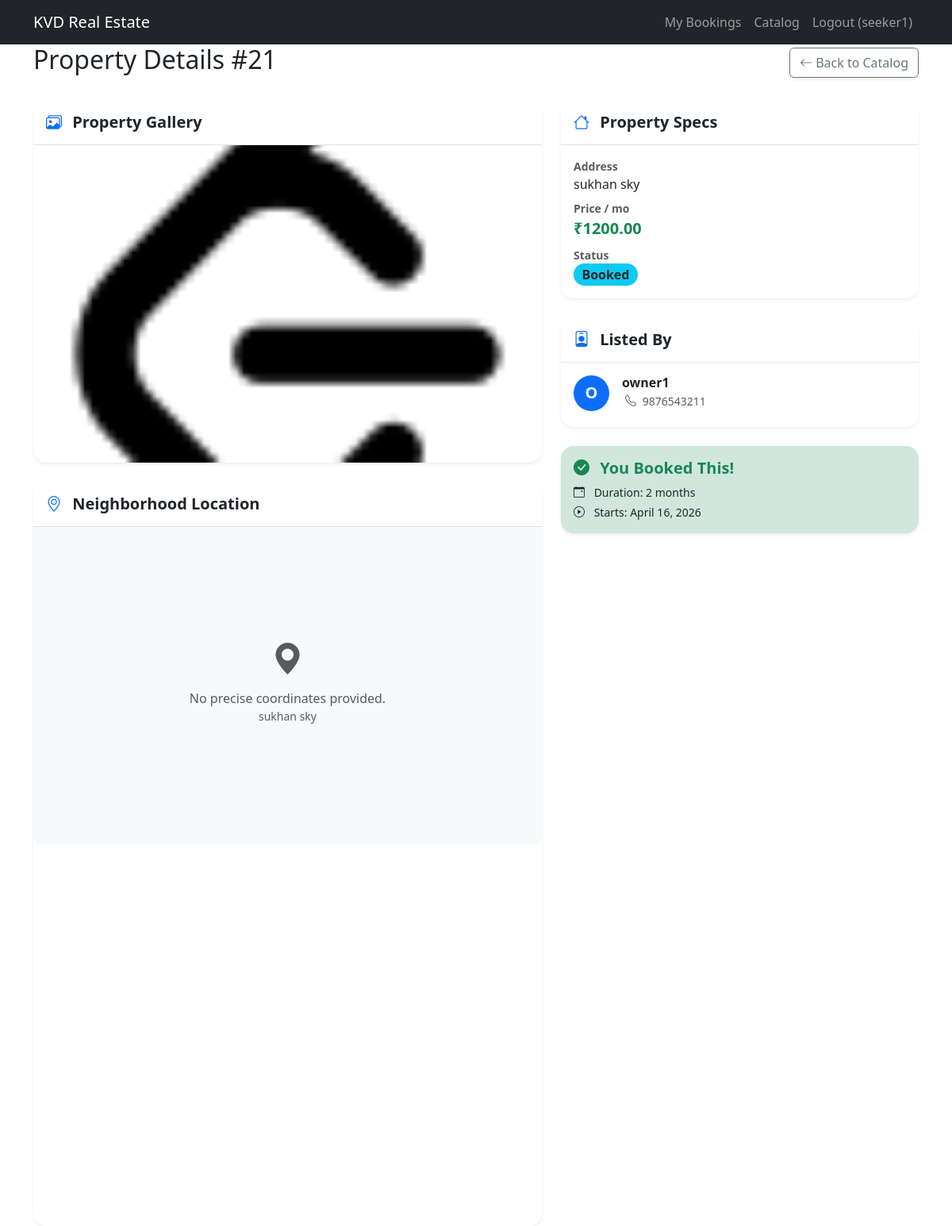
The app's page /property/21/seeker-detail/ (signed in) with its own data.
### real_estate_app/models.py (models this page shows, shortened)
class User(AbstractUser):
    phone_regex = RegexValidator(regex=r'^\+?1?\d{9,15}$', message="Phone number must be entered in the format: '+999999999'. Up to 15 digits allowed.")
    phone_number = models.CharField(validators=[phone_regex], max_length=17, blank=True)
    pincode_regex = RegexValidator(regex=r'^[1-9][0-9]{5}$', message="Please enter a valid 6-digit Indian pincode.")
    pincode = models.CharField(validators=[pincode_regex], max_length=6, blank=True)
    kyc_status = models.BooleanField(default=False)
    is_admin = models.BooleanField(default=False)
    is_owner = models.BooleanField(default=False)
    is_seeker = models.BooleanField(default=False)

class Property(models.Model):
    STATUS_CHOICES = (
        ('Pending', 'Pending'),
        ('Live', 'Live'),
        ('Booked', 'Booked'),
        ('Rejected', 'Rejected'),
    )
    property_id = models.AutoField(primary_key=True)
    owner = models.ForeignKey(User, on_delete=models.CASCADE, related_name='properties')
    address = models.TextField()
    latitude = models.FloatField(blank=True, null=True)
    longitude = models.FloatField(blank=True, null=True)
    price = models.DecimalField(max_digits=10, decimal_places=2)
    photo = models.ImageField(upload_to='property_photos/', blank=True, null=True)
    status = models.CharField(max_length=10, choices=STATUS_CHOICES, default='Pending')

class Booking(models.Model):
    PAYMENT_STATUS_CHOICES = (
        ('Pending', 'Pending'),
        ('Paid', 'Paid'),
        ('Overdue', 'Overdue'),
    )
    booking_id = models.AutoField(primary_key=True)
    property = models.ForeignKey(Property, on_delete=models.CASCADE, related_name='bookings')
    seeker = models.ForeignKey(User, on_delete=models.CASCADE, related_name='bookings')
    start_date = models.DateField()
    duration_months = models.IntegerField()
    total_amount = models.DecimalField(max_digits=10, decimal_places=2)
    payment_status = models.CharField(max_length=10, choices=PAYMENT_STATUS_CHOICES, default='Pending')

### real_estate_app/views.py (the view, shortened to what this page needs)
# urls.py: path('property/<int:property_id>/seeker-detail/', views.seeker_property_detail, name='seeker_property_detail'),
@login_required
def seeker_property_detail(request, property_id):
    if not request.user.is_seeker:
        return redirect('dashboard')
    property_obj = get_object_or_404(Property, property_id=property_id)
    form = BookingForm()
    return render(request, 'real_estate_app/seeker_property_detail.html', {'property': property_obj, 'form': form})

### templates/real_estate_app/seeker_property_detail.html (shortened to what this page needs)
{% extends 'base.html' %}
{% block extra_head %}
<link rel="stylesheet" href="https://unpkg.com/leaflet@1.9.4/dist/leaflet.css"/>
{% endblock %}
{% block content %}
<div class="d-flex justify-content-between align-items-center mb-4">
    <h2>Property Details #{{ property.property_id }}</h2>
    <a href="{% url 'property_catalog' %}" class="btn btn-outline-secondary shadow-sm"><i class="bi bi-arrow-left"></i> Back to Catalog</a>
</div>
<div class="row g-4 mb-5">
    <div class="col-md-7">
        {% if property.images.all or property.photo %}
        <div class="card border-0 shadow-sm rounded-4 mb-4">
            <div class="card-header bg-white border-bottom py-3">
                <h5 class="mb-0 fw-bold"><i class="bi bi-images text-primary me-2"></i> Property Gallery</h5>
            </div>
            <div class="card-body p-0">
                <div id="propertyCarousel" class="carousel slide" data-bs-ride="carousel">
                    <div class="carousel-inner">
                        {% if property.photo %}
                        <div class="carousel-item active">
                            <img src="{{ property.photo.url }}" class="d-block w-100" alt="Main Photo">
                        </div>
                        {% endif %}
                    </div>
                </div>
            </div>
        </div>
        {% endif %}
        <div class="card border-0 shadow-sm rounded-4 h-100">
            <div class="card-header bg-white border-bottom py-3">
                <h5 class="mb-0 fw-bold"><i class="bi bi-geo-alt text-primary me-2"></i> Neighborhood Location</h5>
            </div>
            <div class="card-body p-0">
                {% if property.latitude and property.longitude %}
                <div id="propertyMap"></div>
                {% else %}
                <div class="d-flex align-items-center justify-content-center bg-light text-muted" style="height: 400px; border-radius: 0 0 8px 8px;">
                    <div class="text-center">
                        <i class="bi bi-geo-alt-fill fs-1 d-block mb-2"></i>
                        <p class="mb-0">No precise coordinates provided.</p>
                        <p class="small">{{ property.address }}</p>
                    </div>
                </div>
                {% endif %}
            </div>
        </div>
    </div>
    <div class="col-md-5">
        <div class="card border-0 shadow-sm rounded-4 mb-4">
            <div class="card-header bg-white border-bottom py-3">
                <h5 class="mb-0 fw-bold"><i class="bi bi-house text-primary me-2"></i> Property Specs</h5>
            </div>
            <div class="card-body">
                <p class="mb-2"><span class="fw-bold text-muted small d-block">Address</span> {{ property.address }}</p>
                <p class="mb-2"><span class="fw-bold text-muted small d-block">Price / mo</span> <span class="text-success fw-bold fs-5">₹{{ property.price }}</span></p>
                <p class="mb-0"><span class="fw-bold text-muted small d-block">Status</span>
                    <span class="badge rounded-pill {% if property.status == 'Pending' %}bg-warning text-dark{% elif property.status == 'Live' %}bg-success{% elif property.status == 'Rejected' %}bg-danger{% elif property.status == 'Booked' %}bg-info text-dark{% else %}bg-secondary{% endif %} fs-6">
                        {{ property.status }}
                    </span>
                </p>
            </div>
        </div>
        <div class="card border-0 shadow-sm rounded-4 mb-4">
            <div class="card-header bg-white border-bottom py-3">
                <h5 class="mb-0 fw-bold"><i class="bi bi-person-badge text-primary me-2"></i> Listed By</h5>
            </div>
            <div class="card-body py-3">
                <div class="d-flex align-items-center mb-1">
                    <div class="bg-primary text-white rounded-circle d-flex align-items-center justify-content-center fw-bold fs-5 me-3 shadow-sm" style="width: 45px; height: 45px;">
                        {{ property.owner.username|make_list|first|upper }}
                    </div>
                    <div>
                        <h6 class="mb-0 fw-bold">{% if property.owner.first_name %}{{ property.owner.first_name }} {{ property.owner.last_name }}{% else %}{{ property.owner.username }}{% endif %}</h6>
                        <span class="text-muted small"><i class="bi bi-telephone ms-1 me-1"></i> {{ property.owner.phone_number }}</span>
                    </div>
                </div>
            </div>
        </div>
        {% if property.status == 'Live' %}
        <div class="card border-0 shadow-sm rounded-4 mt-4">
            <div class="card-header bg-white border-bottom py-3">
                <h5 class="mb-0 fw-bold"><i class="bi bi-calendar-check text-primary me-2"></i> Book This Property</h5>
            </div>
            <div class="card-body">
                <form method="post" action="{% url 'seeker_property_detail' property.property_id %}">
                    {% csrf_token %}
                    {% for field in form %}
                    <div class="mb-3">
                        <label for="{{ field.id_for_label }}" class="form-label fw-bold">{{ field.label }}</label>
                        {{ field }}
                        {% if field.help_text %}
                        <div class="form-text">{{ field.help_text }}</div>
                        {% endif %}
                        {% for error in field.errors %}
                        <div class="text-danger small">{{ error }}</div>
                        {% endfor %}
                    </div>
                    {% endfor %}
                    <div class="alert alert-light mt-4 mb-3 border shadow-sm">
                        <h6 class="fw-bold text-secondary mb-3 border-bottom pb-2" style="font-size: 0.9rem;">Price Breakdown</h6>
                        <div class="d-flex justify-content-between mb-2 small">
                            <span class="text-muted">Security Deposit</span>
                            <span class="fw-bold text-dark" id="calcDeposit">₹--</span>
                        </div>
                        <div class="d-flex justify-content-between mb-2 small">
                            <span class="text-muted">Rent (<span id="calcMonths">0</span> months)</span>
                            <span class="fw-bold text-dark" id="calcRent">₹--</span>
                        </div>
                        <hr class="my-2 opacity-25">
                        <div class="d-flex justify-content-between align-items-center mt-2">
                            <span class="fw-bold text-dark">Total Amount</span>
                            <span class="fs-5 fw-bold text-primary" id="dynamicPayable">₹--</span>
                        </div>
                    </div>
                    <button type="submit" class="btn btn-primary btn-lg w-100 fw-bold shadow-sm">
                        <i class="bi bi-credit-card me-2"></i> Confirm Booking
                    </button>
                    <div class="form-text text-muted text-center mt-2 small">
                        <i class="bi bi-lock-fill"></i> Secure payment integration
                    </div>
                </form>
            </div>
        </div>
        {% elif property.status == 'Booked' %}
            {% with booking=property.bookings.first %}
                {% if booking and booking.seeker == request.user %}
                <div class="alert alert-success shadow-sm border-0 mt-4 rounded-4 py-3">
                    <h5 class="fw-bold text-success mb-2"><i class="bi bi-check-circle-fill me-2"></i> You Booked This!</h5>
                    <p class="mb-1 text-dark small"><i class="bi bi-calendar-event me-2"></i> Duration: {{ booking.duration_months }} months</p>
                    <p class="mb-0 text-dark small"><i class="bi bi-play-circle me-2"></i> Starts: {{ booking.start_date }}</p>
                </div>
                {% else %}
                <div class="alert alert-info shadow-sm border-0 mt-4 rounded-4">
                    <i class="bi bi-info-circle-fill me-2"></i> This property is currently booked by someone else.
                </div>
                {% endif %}
            {% endwith %}
        {% endif %}
    </div>
</div>
{% endblock %}

### templates/base.html (shortened to what this page needs)
{% load sass_tags %}
<!DOCTYPE html>
<html lang="en">
<head>
    <link href="https://cdn.jsdelivr.net/npm/bootstrap@5.3.0/dist/css/bootstrap.min.css" rel="stylesheet">
    <link rel="stylesheet" href="https://cdn.jsdelivr.net/npm/bootstrap-icons@1.10.5/font/bootstrap-icons.css">
    <link href="{% sass_src 'scss/styles.scss' %}" rel="stylesheet" type="text/css" />
    {% block extra_head %}{% endblock %}
</head>
<body>
    <nav class="navbar navbar-expand-lg navbar-dark bg-dark">
        <div class="container">
            <a class="navbar-brand" href="{% url 'home' %}">KVD Real Estate</a>
            <div class="collapse navbar-collapse" id="navbarNav">
                <ul class="navbar-nav ms-auto">
                    {% if user.is_authenticated %}
                    {% if user.is_admin or user.is_superuser %}
                    <li class="nav-item"><a class="nav-link" href="{% url 'dashboard' %}">Admin Dashboard</a></li>
                    {% elif user.is_owner %}
                    <li class="nav-item"><a class="nav-link" href="{% url 'dashboard' %}">Owner Dashboard</a></li>
                    <li class="nav-item"><a class="nav-link" href="{% url 'add_property' %}">Add Property</a></li>
                    {% elif user.is_seeker %}
                    <li class="nav-item"><a class="nav-link" href="{% url 'dashboard' %}">My Bookings</a></li>
                    <li class="nav-item"><a class="nav-link" href="{% url 'property_catalog' %}">Catalog</a></li>
                    {% endif %}
                    <li class="nav-item">
                        <form method="post" action="{% url 'logout' %}">
                            <button type="submit" class="btn btn-link nav-link">Logout ({{ user.username }})</button>
                        </form>
                    </li>
                    {% else %}
                    <li class="nav-item"><a class="nav-link" href="{% url 'login' %}">Login</a></li>
                    <li class="nav-item"><a class="nav-link" href="{% url 'register' %}">Register</a></li>
                    {% endif %}
                </ul>
            </div>
        </div>
    </nav>
    <div class="container">
        {% block content %}{% endblock %}
    </div>
</body>
</html>

### templates/real_estate_app/seeker_property_detail.html (style rules this page uses)
.carousel-item img { height: 400px; object-fit: cover; border-radius: 0 0 8px 8px; }

### records on screen
User: username "seeker1"
Property: property_id "21", photo (picture), address "sukhan sky", price "1200.00", status "Booked", owner.username|make_list "O", owner.username "owner1", owner.phone_number "9876543211"
Booking: duration_months "2", start_date "April 16, 2026"
